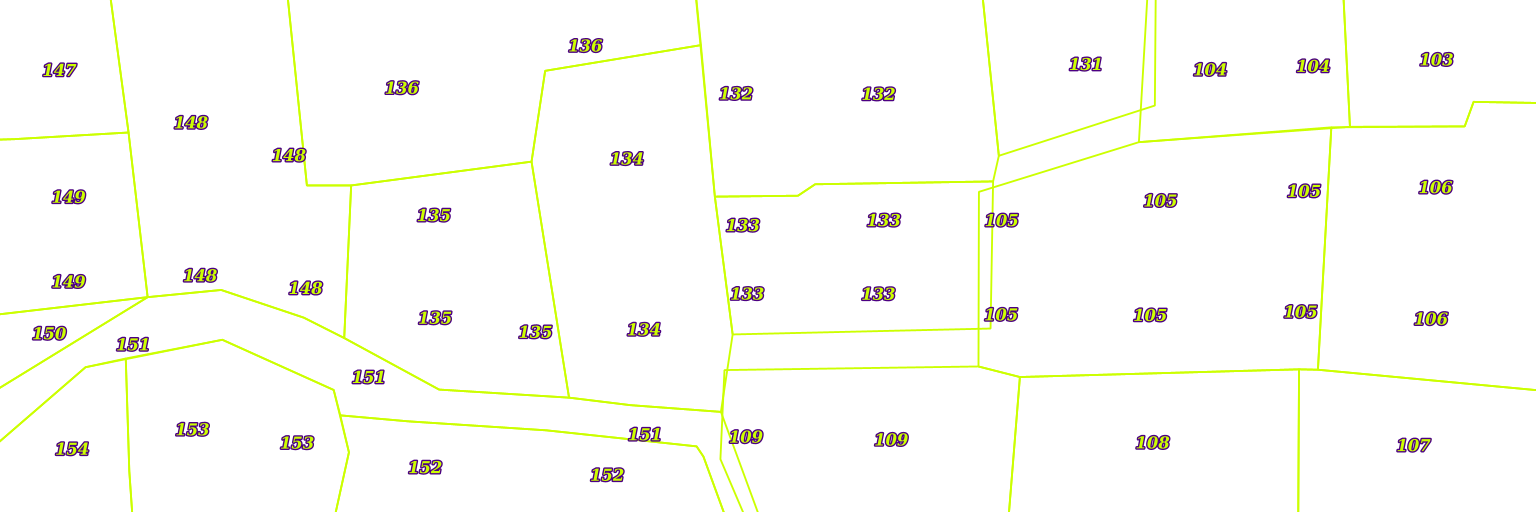
#> input picture rs_cd/combined_image_a.png, 1536 x 512 px
$ python gis.py
#> lines starting #> are read from the running program, lines starting #| are printed output that depends on the picture
import numpy as np
import rasterio
from rasterio.transform import from_origin
from rasterio.features import shapes
from shapely.geometry import shape
import geopandas as gpd
from PIL import Image

# Inputs
image = Image.open("combined_image_a.png").convert('1')  # Convert to 1-bit (binary) image
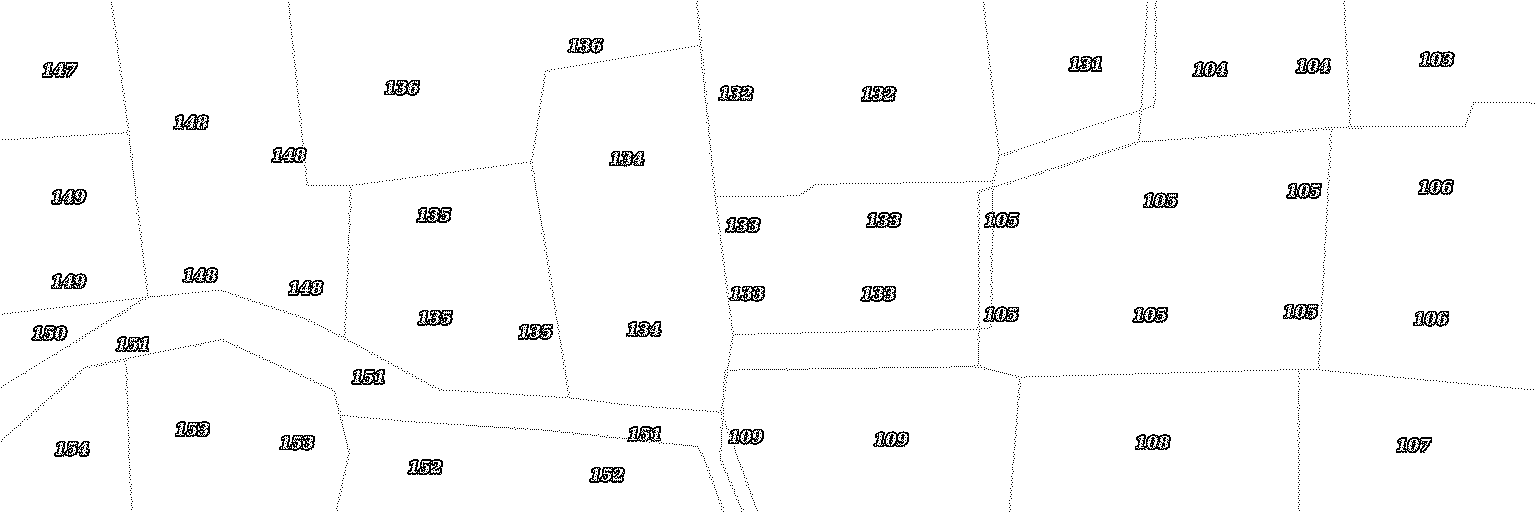
#> image: PIL image 1536x512 1; 97.8% white; black in thin lines or dots
image = np.array(image,dtype=np.uint8)
#> image: shape (512, 1536); values 0 (black) and 1 (white), 97.8% white; black in thin lines or dots

height, width = image.shape
#> height = 512; width = 1536
min_lon, min_lat = 11.070540,77.004476  # Bottom-left corner
max_lon, max_lat = 11.07124,77.011059  # Top-right corner
output_vector_path = "output_vector.geojson"


# Calculate pixel size
pixel_width = (max_lon - min_lon) / width
#> pixel_width = 4.56e-07
pixel_height = (min_lat - max_lat) / height  # Negative as latitude decreases
#> pixel_height = -1.29e-05

# Define transform
#> (the run stopped early here; a loop or call above may not have finished)

$ run again, with rs_cd/combined_image_b.png copied over rs_cd/combined_image_a.png
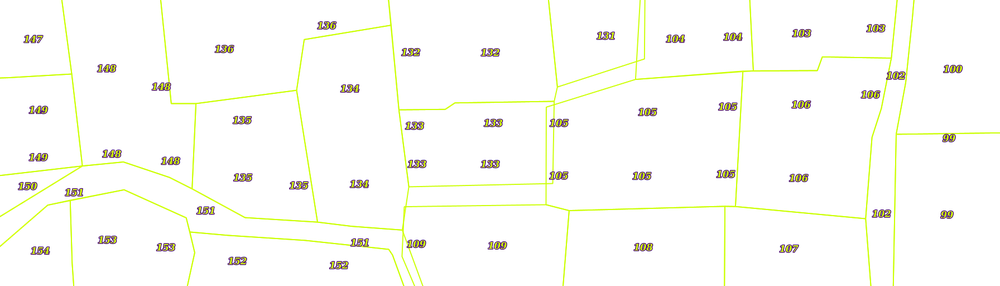
#> input picture rs_cd/combined_image_b.png, 1000 x 286 px, shrunk from 1792 x 512 before the run
#> `image = Image.open("combined_image_a.png").convert('1')`:
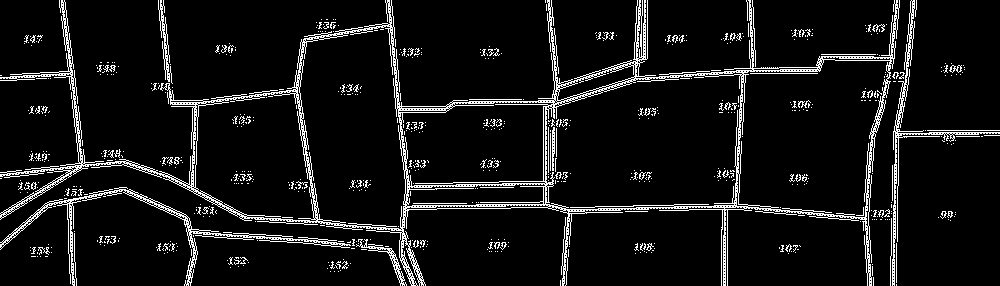
#> image: PIL image 1000x286 1; 8% white in thin lines or dots
